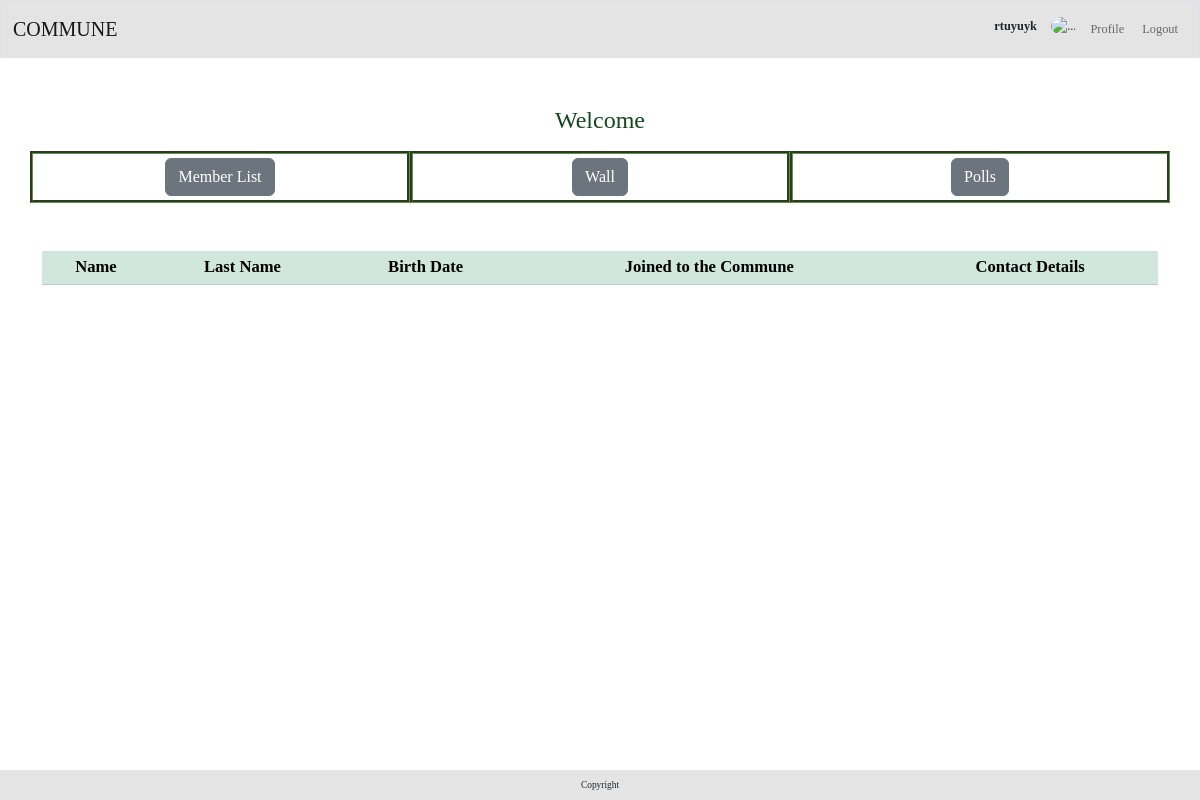
/home/family/list?family_id=2 (signed in), run on an earlier commit of the app's database.
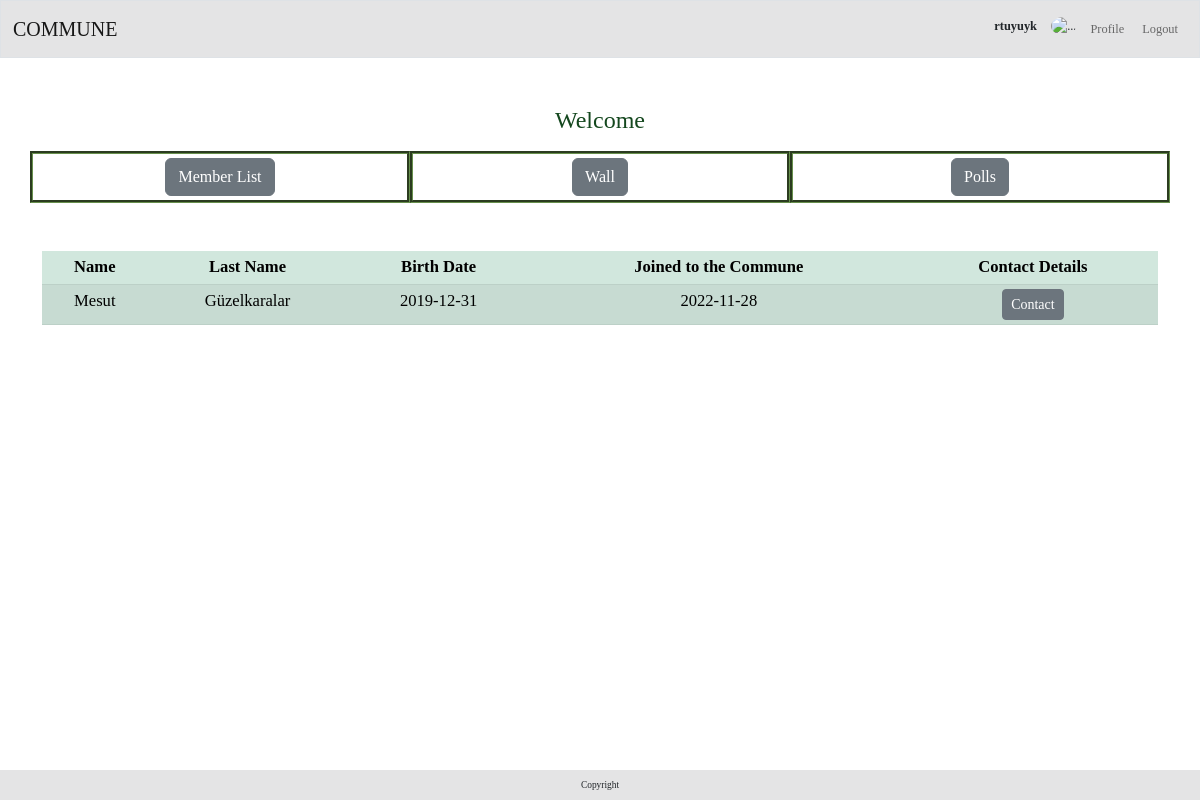
And on a later commit of the database.
### tables this page shows
CREATE TABLE members (
    id INTEGER NOT NULL PRIMARY KEY,
    extended_family_id INTEGER,
    family_id INTEGER,
    login_name TEXT NOT NULL UNIQUE, 
    password_hash TEXT NOT NULL,  
    registration_date REAL NOT NULL,
    name TEXT NOT NULL,
    last_name TEXT NOT NULL,
    birth_date REAL NOT NULL,
    email TEXT NOT NULL,
    phone_number TEXT,
    address TEXT,
    living TEXT NOT NULL,
    FOREIGN KEY (extended_family_id) REFERENCES extended_families(id)
    FOREIGN KEY (family_id) REFERENCES families(id)
);

### app.py (the view)
@app.route("/home/family/list", methods=["GET", "POST"])
def family_list():
    family_members = cur.execute("SELECT id, name, last_name, birth_date, datetime(registration_date) FROM members WHERE extended_family_id = ?", request.args.get('family_id'))
    return render_template("family_list.html", family_members=family_members)

### app.py (called while the page is built)
@app.after_request
def after_request(response):
    response.headers["Cache-Control"] = "no-cache, no-store, must-revalidate"
    response.headers["Expires"] = 0
    response.headers["Pragma"] = "no-cache"
    return response

@app.context_processor
def handle_context():
    return dict(os=os)

### helpers.py (called while the page is built)
def date(date_time):
    date = (datetime.strptime(date_time, '%Y-%m-%d %H:%M:%S') + timedelta(hours=3)).date()
    return date

### templates/family_list.html (shortened to what this page needs)
{% extends "index.html" %}
{% block main %}
    <h4 class="text-center mb-3">Welcome </h4>
    <div class="container">
        <div class="row row-cols-3 mb-5">
            <div class="col">
                <a class="btn btn-secondary mt-1 mb-1"  href="{{ url_for('family_list', family_id=session['family_id'] ) }}">Member List</a>
            </div>
            <div class="col">
                <a class="btn btn-secondary mt-1 mb-1"  href="{{ url_for('family_list', family_id=session['family_id'] ) }}">Wall</a>
            </div>
            <div class="col">
                <a class="btn btn-secondary mt-1 mb-1"  href="{{ url_for('family_list', family_id=session['family_id'] ) }}">Polls</a>
            </div>
        </div>
    </div>
    <div class="container">
            <table class="table table-striped table-sm">
                <thead class="table-success">
                    <tr>
                        <th>Name</th>
                        <th>Last Name</th>
                        <th>Birth Date</th>
                        <th>Joined to the Commune</th>
                        <th>Contact Details</th>
                    </tr>
                </thead>
                {% for member in family_members %}
                    <tr class="table-success">
                        <td>{{member['name']}}</td>
                        <td>{{member['last_name']}}</td>
                        <td>{{member['birth_date']}}</td>
                        <td>{{member['datetime(registration_date)'] | date}}</td>
                        <td><a class="btn btn-secondary btn-sm" method="get" href="{{url_for('family_member_contact', id=member['id'] )}}">Contact</a></td>
                    </tr>
                {% endfor %}
            </table>
    </div>
{% endblock %}

### templates/index.html (shortened to what this page needs)
<!DOCTYPE html>
<html lang="en">
<head>
    <link href="https://cdn.jsdelivr.net/npm/bootstrap@5.2.3/dist/css/bootstrap.min.css" rel="stylesheet">
    <link rel="stylesheet" href="{{ url_for('static', filename='style.css') }}">
</head>
<body id="{%block body_id %} {% endblock %}">
    <header>
        <section>
            <nav role="navigation" class="navbar border navbar-expand-md mb-5">
                <div class="container-fluid">
                    <a class="navbar-brand" href="/"> <span>COMMUNE</span></a>
                    <div id="navbar" class="collapse navbar-collapse">
                        {% if not session["user_id"] %}
                            <ul class="navbar-nav ms-auto">
                                <li class="nav-item">
                                    <a href="/register" class="btn">Register</a>
                                    <a href="/login" class="btn">Login</a>
                                </li>
                            </ul>
                        {% else %}
                            <ul class="navbar-nav ms-auto">
                                <li class="nav-item" style="padding: 0.5em; margin-right: 3px;">
                                    <span class="" id="nav-username">{{session['username']}}</span>
                                </li>
                                <li class="nav-item" style="padding: 5px;">
                                    {% if os.path.exists('static/profile_pictures/' + (session['user_id'] | string) + '.jpg') %}
                                    <img width="30vw" height="auto" style="border-radius: 50%;" src="{{ url_for('static', filename='profile_pictures/' + (session['user_id'] | string ) + '.jpg' ) }}">
                                    {% else %}
                                    <img width="30vw" height="auto" style="border-radius: 50%;" src="{{ url_for('static', filename='profile_pictures/user.png') }}" alt="...">
                                    {% endif %}
                                </li>
                                <li class="nav-item">
                                    <a href="{{ url_for('profile') }}" class="btn nav-link">Profile</a>
                                </li>
                                <li class="nav-item">
                                    <a href="{{ url_for('logout') }}" class="btn nav-link">Logout</a>
                                </li>
                            </ul>
                        {% endif %}
                    </div>
                </div>
            </nav>
        </section>
    </header>
    <main class="text-center">
        {% block main %}
        {% endblock %}
    </main>
    <footer>
        <nav class="navbar fixed-bottom">
            <div class="container-fluid">
                <ul class="navbar-nav mx-auto">
                    <li class="nav-item">
                        <span>Copyright</span>
                    </li>
                </ul>
            </div>
        </nav>
    </footer>
</body>
</html>

### static/style.css (style rules this page uses)
body { font-family: Georgia, serif; font-size: calc(7px + 0.8vw); }
header { font-size: calc(4px + 0.7vw); }
footer { font-size: calc(1px + 0.7vw); }
.col { border-style: groove; border-color: #68904D; }
h4 { color: #14471E; }
.navbar { background-color: #E4E4E5; }
#nav-username { font-weight: 600; }

What changed in the data, as far as the page shows it:
now on this page (row edited): members: username "rtuyuyk", name "Mesut", last_name "Güzelkaralar", birth_date "2019-12-31", member "2022-11-28"
Also different on the page:
{{ session['username'] }}: "rtuyuyk" → (not shown)
